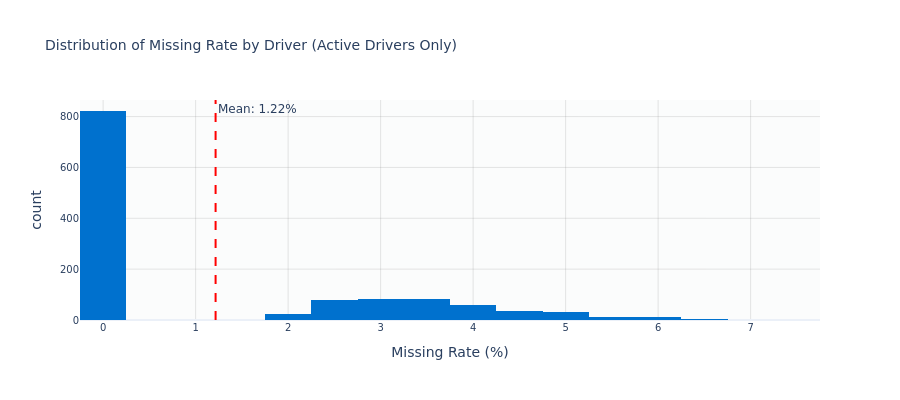

The notebook cell saved with this chart:
### Code cell
# Driver Missing Rate Distribution
active_drivers = driver_features[driver_features['total_orders'] > 0]

fig = px.histogram(
    active_drivers, 
    x='missing_rate',
    nbins=30,
    title='Distribution of Missing Rate by Driver (Active Drivers Only)',
    labels={'missing_rate': 'Missing Rate (%)', 'count': 'Number of Drivers'},
    color_discrete_sequence=[PROJECT_THEME['walmart_blue']]
)
avg_rate = active_drivers['missing_rate'].mean()
fig.add_vline(x=avg_rate, line_dash='dash', line_color='red',
              annotation_text=f"Mean: {avg_rate:.2f}%")
fig.update_layout(height=400)
apply_project_theme(fig)
fig.show()

print(f"\nDrivers with missing rate > 20%: {(active_drivers['missing_rate'] > 20).sum()}")
print(f"Drivers with missing rate > 30%: {(active_drivers['missing_rate'] > 30).sum()}")
print(f"Drivers with missing rate > 50%: {(active_drivers['missing_rate'] > 50).sum()}")

### Figure 1 — Plotly figure (JSON) as saved in the notebook; plotly's stock layout.template omitted (floating-point values rounded to 4 significant figures; data arrays with more than 128 entries replaced by an {"elided": "..."} marker saying what was removed)
{"data": [{"bingroup": "x", "hovertemplate": "Missing Rate (%)=%{x}<br>count=%{y}<extra></extra>", "legendgroup": "", "marker": {"color": "#0071CE", "pattern": {"shape": ""}}, "name": "", "nbinsx": 30, "orientation": "v", "showlegend": false, "type": "histogram", "x": {"elided": "1247 float values"}, "xaxis": "x", "yaxis": "y"}], "layout": {"annotations": [{"showarrow": false, "text": "Mean: 1.22%", "x": 1.216, "xanchor": "left", "xref": "x", "y": 1, "yanchor": "top", "yref": "y domain"}], "barmode": "relative", "font": {"family": "DejaVu Sans, Arial, sans-serif", "size": 12}, "height": 400, "hoverlabel": {"bgcolor": "white", "font": {"family": "DejaVu Sans, Arial, sans-serif", "size": 10}}, "legend": {"tracegroupgap": 0}, "paper_bgcolor": "white", "plot_bgcolor": "rgba(248, 249, 250, 0.5)", "shapes": [{"line": {"color": "red", "dash": "dash"}, "type": "line", "x0": 1.216, "x1": 1.216, "xref": "x", "y0": 0, "y1": 1, "yref": "y domain"}], "title": {"font": {"size": 14}, "text": "Distribution of Missing Rate by Driver (Active Drivers Only)"}, "xaxis": {"anchor": "y", "domain": [0, 1], "gridcolor": "rgba(128, 128, 128, 0.2)", "gridwidth": 1, "showgrid": true, "tickfont": {"size": 10}, "title": {"text": "Missing Rate (%)"}}, "yaxis": {"anchor": "x", "domain": [0, 1], "gridcolor": "rgba(128, 128, 128, 0.2)", "gridwidth": 1, "showgrid": true, "tickfont": {"size": 10}, "title": {"text": "count"}}}}
